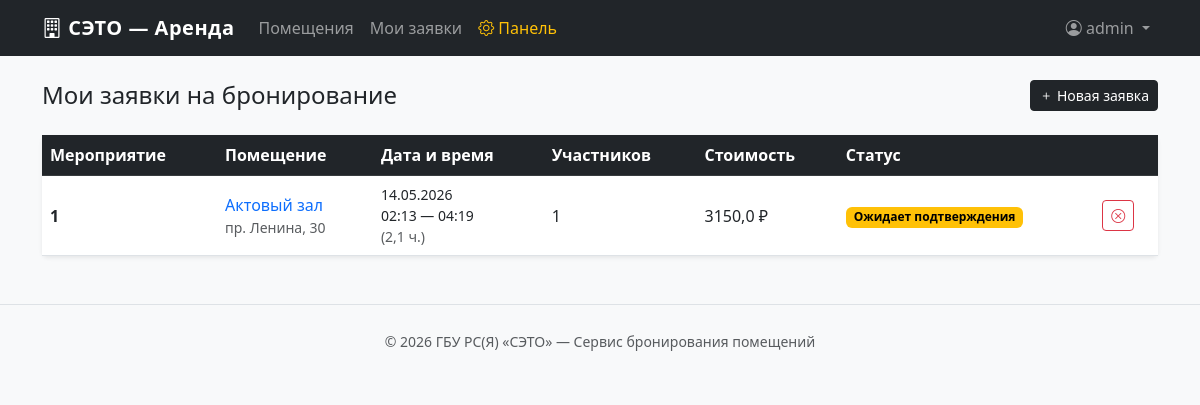
Page /my-bookings/ (signed in) on the committed database.
### rental/models.py (models this page shows, shortened)
class Booking(models.Model):
    STATUS_CHOICES = [
        ('pending', 'Ожидает подтверждения'),
        ('confirmed', 'Подтверждено'),
        ('cancelled', 'Отменено'),
        ('rejected', 'Отклонено'),
        ('completed', 'Завершено'),
    ]
    user = models.ForeignKey(
        User,
        on_delete=models.CASCADE,  # При удалении пользователя удалить его бронирования
        related_name='bookings',
        verbose_name='Пользователь'
    )
    venue = models.ForeignKey(
        Venue,
        on_delete=models.CASCADE,
        related_name='bookings',
        verbose_name='Помещение'
    )
    event_name = models.CharField(max_length=255, verbose_name='Название мероприятия')
    start_datetime = models.DateTimeField(verbose_name='Начало')
    end_datetime = models.DateTimeField(verbose_name='Окончание')
    participants_count = models.IntegerField(verbose_name='Количество участников')
    equipment_needed = models.TextField(blank=True, verbose_name='Необходимое оборудование')
    special_requirements = models.TextField(blank=True, verbose_name='Особые требования')
    status = models.CharField(
        max_length=20, choices=STATUS_CHOICES,
        default='pending', verbose_name='Статус'
    )
    is_priority = models.BooleanField(default=False, verbose_name='Приоритетное бронирование')
    admin_comment = models.TextField(blank=True, verbose_name='Комментарий администратора')
    created_at = models.DateTimeField(auto_now_add=True, verbose_name='Дата создания')
    updated_at = models.DateTimeField(auto_now=True, verbose_name='Дата изменения')
    class Meta:
        verbose_name = 'Бронирование'
        verbose_name_plural = 'Бронирования'
        ordering = ['-created_at']
    def duration_hours(self):
        delta = self.end_datetime - self.start_datetime
        return round(delta.total_seconds() / 3600, 1)
    def total_cost(self):
        return round(float(self.venue.price_per_hour) * self.duration_hours(), 2)

class Venue(models.Model):
    VENUE_TYPES = [
        ('hall', 'Актовый зал'),
        ('conference', 'Конференц-зал'),
        ('sport', 'Спортивный зал'),
        ('rest', 'Комната отдыха'),
        ('other', 'Иное помещение'),
    ]
    name = models.CharField(max_length=255, verbose_name='Название помещения')
    building = models.ForeignKey(
        Building,
        on_delete=models.SET_NULL,
        null=True, blank=True,
        related_name='venues',  # building.venues.all() — все помещения здания
        verbose_name='Здание'
    )
    venue_type = models.CharField(
        max_length=20, choices=VENUE_TYPES,
        default='hall', verbose_name='Тип помещения'
    )
    floor = models.IntegerField(blank=True, null=True, verbose_name='Этаж')
    area = models.FloatField(blank=True, null=True, verbose_name='Площадь, м²')
    capacity = models.IntegerField(verbose_name='Вместимость (чел.)')
    equipment = models.TextField(blank=True, verbose_name='Оборудование')
    special_conditions = models.TextField(blank=True, verbose_name='Особые условия')
    is_active = models.BooleanField(default=True, verbose_name='Доступно для бронирования')
    work_start = models.TimeField(default='08:00', verbose_name='Начало работы')
    work_end = models.TimeField(default='20:00', verbose_name='Конец работы')
    price_per_hour = models.DecimalField(
        max_digits=10, decimal_places=2,
        default=0, verbose_name='Цена за час (руб.)'
    )
    image_url = models.CharField(max_length=500, blank=True, verbose_name='Фото (URL)')
    class Meta:
        verbose_name = 'Помещение'
        verbose_name_plural = 'Помещения'
        ordering = ['name']

class Building(models.Model):
    address = models.CharField(max_length=255, verbose_name='Адрес')
    year_built = models.CharField(max_length=50, blank=True, verbose_name='Год постройки')
    total_area = models.FloatField(blank=True, null=True, verbose_name='Площадь, м²')
    floors = models.IntegerField(blank=True, null=True, verbose_name='Этажность')
    note = models.TextField(blank=True, verbose_name='Примечание')
    class Meta:
        verbose_name = 'Здание'
        verbose_name_plural = 'Здания'
        ordering = ['address']  # Сортировка по умолчанию

### rental/views.py (the view)
# urls.py: path('my-bookings/', views.my_bookings, name='my_bookings'),
@login_required
def my_bookings(request):
    bookings = request.user.bookings.all().select_related('venue', 'venue__building')
    return render(request, 'rental/my_bookings.html', {'bookings': bookings})

### rental/templates/rental/my_bookings.html (shortened to what this page needs)
{% extends 'rental/base.html' %}
{% block content %}
<div class="d-flex justify-content-between align-items-center mb-4">
  <h2 class="h4 mb-0">Мои заявки на бронирование</h2>
  <a href="{% url 'index' %}" class="btn btn-dark btn-sm">
    <i class="bi bi-plus"></i> Новая заявка
  </a>
</div>
{% if bookings %}
  <div class="card border-0 shadow-sm">
    <div class="table-responsive">
      <table class="table table-hover align-middle mb-0">
        <thead class="table-dark">
          <tr>
            <th>Мероприятие</th>
            <th>Помещение</th>
            <th>Дата и время</th>
            <th>Участников</th>
            <th>Стоимость</th>
            <th>Статус</th>
            <th></th>
          </tr>
        </thead>
        <tbody>
          {% for booking in bookings %}
          <tr>
            <td>
              <strong>{{ booking.event_name }}</strong>
            </td>
            <td>
              <a href="{% url 'venue_detail' booking.venue.pk %}" class="text-decoration-none">
                {{ booking.venue.name }}
              </a>
              {% if booking.venue.building %}
                <div class="small text-muted">{{ booking.venue.building.address }}</div>
              {% endif %}
            </td>
            <td class="small">
              {{ booking.start_datetime|date:"d.m.Y" }}<br>
              {{ booking.start_datetime|time:"H:i" }} —
              {{ booking.end_datetime|time:"H:i" }}
              <div class="text-muted">({{ booking.duration_hours }} ч.)</div>
            </td>
            <td>{{ booking.participants_count }}</td>
            <td>
              {% if booking.total_cost %}
                {{ booking.total_cost }} ₽
              {% else %}
                —
              {% endif %}
            </td>
            <td>
              <span class="badge badge-{{ booking.status }}">
                {{ booking.get_status_display }}
              </span>
            </td>
            <td>
              {% if booking.status == 'pending' or booking.status == 'confirmed' %}
                <a href="{% url 'cancel_booking' booking.pk %}"
                   class="btn btn-outline-danger btn-sm"
                   onclick="return confirm('Отменить бронирование?')">
                  <i class="bi bi-x-circle"></i>
                </a>
              {% endif %}
            </td>
          </tr>
          {% endfor %}
        </tbody>
      </table>
    </div>
  </div>
{% else %}
  <div class="text-center py-5 text-muted">
    <i class="bi bi-calendar-x display-4 d-block mb-3"></i>
    <p>У вас пока нет заявок на бронирование.</p>
    <a href="{% url 'index' %}" class="btn btn-dark">Выбрать помещение</a>
  </div>
{% endif %}
{% endblock %}

### rental/templates/rental/base.html (shortened to what this page needs)
<!DOCTYPE html>
<html lang="ru">
<head>
  <link href="https://cdn.jsdelivr.net/npm/bootstrap@5.3.0/dist/css/bootstrap.min.css"
        rel="stylesheet">
  <link href="https://cdn.jsdelivr.net/npm/bootstrap-icons@1.10.5/font/bootstrap-icons.css"
        rel="stylesheet">
</head>
<body>
<nav class="navbar navbar-expand-lg navbar-dark bg-dark">
  <div class="container">
    <a class="navbar-brand" href="{% url 'index' %}">
      <i class="bi bi-building"></i> СЭТО — Аренда
    </a>
    <div class="collapse navbar-collapse" id="navMenu">
      <ul class="navbar-nav me-auto">
        <li class="nav-item">
          <a class="nav-link" href="{% url 'index' %}">Помещения</a>
        </li>
        {% if user.is_authenticated %}
        <li class="nav-item">
          <a class="nav-link" href="{% url 'my_bookings' %}">Мои заявки</a>
        </li>
        {% endif %}
        {% if user.is_staff %}
        <li class="nav-item">
          <a class="nav-link text-warning" href="{% url 'admin_bookings' %}">
            <i class="bi bi-gear"></i> Панель
          </a>
        </li>
        {% endif %}
      </ul>
      <ul class="navbar-nav ms-auto">
        {% if user.is_authenticated %}
          <li class="nav-item dropdown">
            <a class="nav-link dropdown-toggle" href="#" data-bs-toggle="dropdown">
              <i class="bi bi-person-circle"></i> {{ user.username }}
            </a>
          </li>
        {% endif %}
      </ul>
    </div>
  </div>
</nav>
<main class="container my-4">
  {% block content %}{% endblock %}
</main>
<footer class="text-center text-muted">
  <div class="container">
    <small>© 2026 ГБУ РС(Я) «СЭТО» — Сервис бронирования помещений</small>
  </div>
</footer>
</body>
</html>

### rental/templates/rental/base.html (style rules this page uses)
body { background-color: #f8f9fa; }
.navbar-brand { font-weight: 600; letter-spacing: .5px; }
.badge-pending { background-color: #ffc107; color: #000; }
footer { border-top: 1px solid #dee2e6; margin-top: 3rem; padding: 1.5rem 0; }

### rows in the picture
Booking: event_name "1", venue.name "Актовый зал", venue.building.address "пр. Ленина, 30", start_datetime "14.05.2026", start_datetime "02:13", end_datetime "04:19", duration_hours "2,1", participants_count "1", total_cost "3150,0", status "Ожидает подтверждения"

### other values in the picture
{{ user.username }} "admin"
